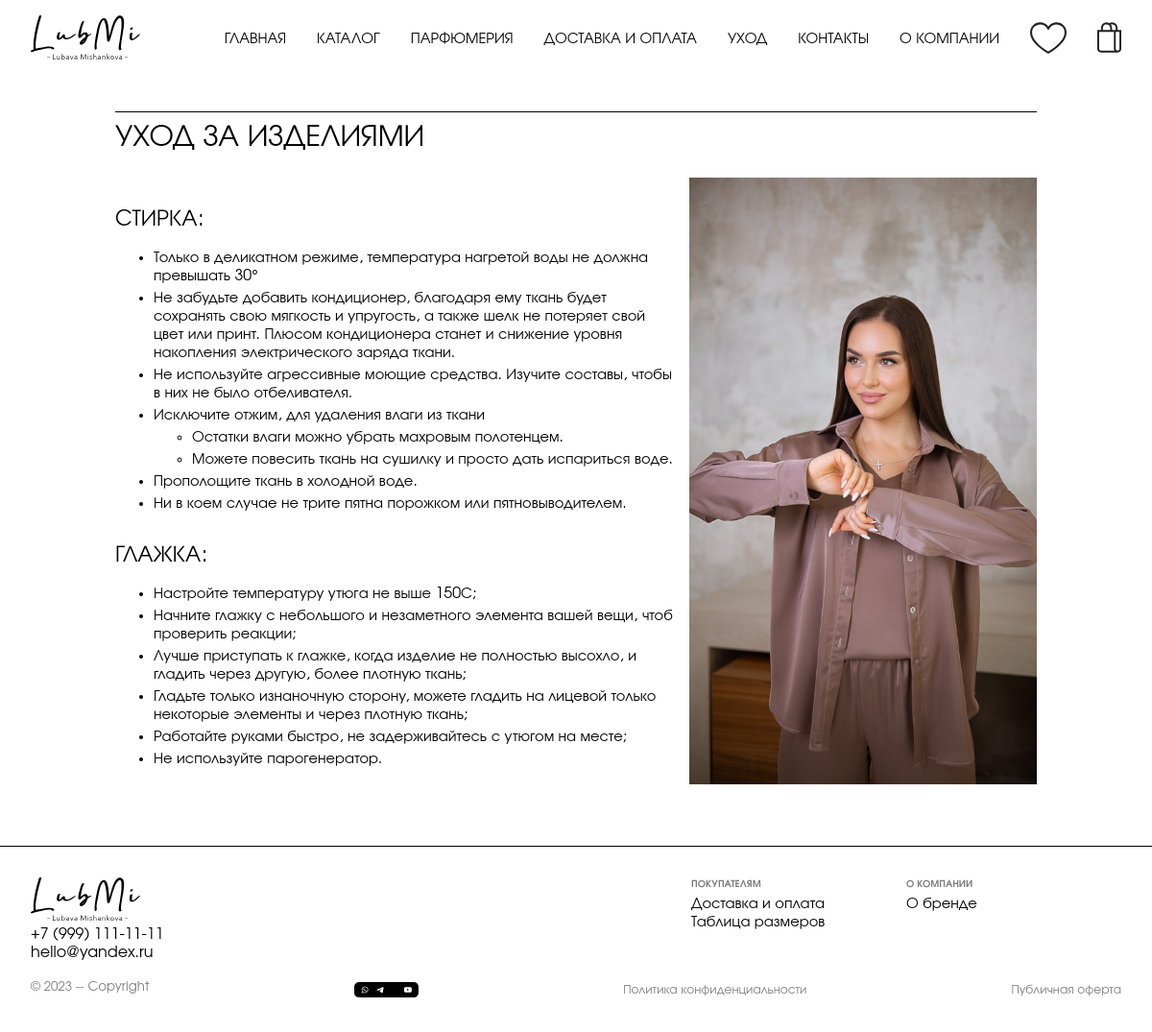
/lms/care/, run on the app's committed database.
### lms/models.py (models this page shows, shortened)
class DbItem(models.Model):
    created_at = models.DateTimeField(auto_now_add=True)
    updated_at = models.DateTimeField(auto_now=True)
    class Meta:
        abstract: bool = True

class Parameter(DbItem):
    key = models.CharField(primary_key=True, max_length=50)                                     # -- ключ --
    value = models.CharField(max_length=250)                                                    # -- значение --
    in_context = models.BooleanField(default=True)                                              # -- используется в контексте --
    description = models.TextField(null=True, blank=True)                                       # -- описание --
    @staticmethod
    def value_of(key, default=""):
        try:
            return Parameter.objects.get(pk=key).value
        except Parameter.DoesNotExist:
            return default

### lms/views.py (the view)
# urls.py: path('care/', CareView.as_view(), name='care'),
class CareView(View):
    @staticmethod
    def get(request, *_, **__):
        title = Parameter.value_of('title_care', 'Уход')
        return render(request, 'lms/care.html', {
            'page_title': title,
            'page_content': 'care-page',
            'text_00': """#Уход за изделиями""",
            'text_01': """##Стирка:\n\n- Только в деликатном режиме, температура нагретой воды не должна превышать 30°
            \n\n- Не забудьте добавить кондиционер, благодаря ему ткань будет сохранять свою мягкость и упругость, а также шелк
            не потеряет свой цвет или принт. Плюсом кондиционера станет и снижение уровня накопления электрического заряда ткани.
            \n\n- Не используйте агрессивные моющие средства. Изучите составы, чтобы в них не было отбеливателя.\n\n- Исключите отжим,
            для удаления влаги из ткани\n\n    - Остатки влаги можно убрать махровым полотенцем.\n\n    - Можете повесить ткань на сушилку
            и просто дать испариться воде.\n\n- Прополощите ткань в холодной воде.\n\n- Ни в коем случае не трите пятна порожком или
            пятновыводителем.\n\n##Глажка:\n\n- Настройте температуру утюга не выше 150С;\n\n- Начните глажку с небольшого и незаметного
            элемента вашей вещи, чтоб проверить реакции;\n\n- Лучше приступать к глажке, когда изделие не полностью высохло, и гладить через
            другую, более плотную ткань;\n\n- Гладьте только изнаночную сторону, можете гладить на лицевой только некоторые элементы и
            через плотную ткань; \n\n- Работайте руками быстро, не задерживайтесь с утюгом на месте;\n\n- Не используйте парогенератор."""})

### lms/processors/processors.py (called while the page is built)
def parameters_processor(_):  # TODO -- dont forget fixtures for params! --
    return {
        f'param_{p.key}': mark_safe(p.value) for p in Parameter.objects.filter(in_context=True)
    }

### lms/templatetags/custom_tags.py (called while the page is built)
@register.filter(name='markdown')
def markdown_format(text):
    return mark_safe(markdown.markdown(text, extensions=['tables', 'def_list']))

### lms/templates/lms/care.html
{% extends "lms/std_page.html" %}
{% load custom_tags %}
{% load thumbnail %}
{% load static %}
{% block page_content %}
{{ text_00 | markdown }}
<div class="grid12 grid12-aab">
<div class="g12-ia">{{ text_01 | markdown }}</div>
{% include "lms/include/picture.html" with classes="g12-ib" pic_file='img/pic-08.jpg' %}
</div>
{% endblock %}

### lms/templates/lms/include/navigation.html
{% load static %}
<nav>
  <a class="logo" href='{% url "lms:index" %}'><img src="{% static 'svg/logo.svg' %}"/></a>
  <a href='{% url "lms:index" %}'>{{param_title_main_page}}</a>
  <a href='{% url "lms:catalogue" %}'>{{param_title_catalogue}}</a>
  <a href='{% url "lms:perfumery" %}'>{{param_title_perfumery}}</a>
  <a href='{% url "lms:delivery" %}'>{{param_title_shipping_and_payment}}</a>
  <a href='{% url "lms:care" %}'>{{param_title_care}}</a>
  <a href='{% url "lms:contacts" %}'>{{param_title_contacts}}</a>
  <a href='{% url "lms:about" %}'>{{param_title_about_company}}</a>
  <a class="picto hand" onclick="right_sidebar.show_favorites();"><img src="{% static 'svg/heart.svg' %}"/></a>
  <a class="picto hand" onclick="right_sidebar.show_scart();"><img src="{% static 'svg/bag.svg' %}"/></a>
</nav>

### lms/templates/lms/include/page-footer.html
{% load static %}
<div class="std-footer">
  <div class="std-footer-item-1">
    <a class="logo" href='{% url "lms:index" %}'><img src="{% static 'svg/logo.svg' %}"/></a>
    <a href='{% url "lms:index" %}'>{{param_value_contact_phone}}</a>
    <a href='{% url "lms:index" %}'>{{param_value_contact_email}}</a>
  </div>
  <div class="std-footer-item-2">
    <h6>{{param_title_for_buyers}}</h6>
    <a href='{% url "lms:delivery" %}'>{{param_title_shipping_and_payment}}</a>
    {% if param_value_size_chart_modal.lower.strip == "yes" %}
    <a onclick="show_size_chart();" class="hand">{{param_title_size_chart}}</a>
    {% else %}
    <a href='{% url "lms:sz_chart" %}'>{{param_title_size_chart}}</a>
    {% endif %}
  </div>
  <div class="std-footer-item-3">
    <h6>{{param_title_about_company}}</h6>
    <a href='{% url "lms:about" %}'>{{param_title_about_the_brand}}</a>
  </div>
  <div class="std-footer-item-4">
    <small>{{param_label_copyright}}</small>
    <img style="height:1em" src="{% static 'svg/footer.svg' %}"/>
    <a href='{{param_value_link_privacy_policy}}'><small>{{param_title_privacy_policy}}</small></a>
    <a href='{{param_value_link_public_offer}}'><small>{{param_title_public_offer}}</small></a>
  </div>
</div>

### lms/static/css/lms.css (style rules this page uses)
:root { --LeadingHeight: 3rem; --FooterHeight: 3rem; --DefPadding: 1em; --DefBottomPadding: 3rem; --Fonts: 'URW Gothic', helvetica, sans-serif; --ZixContent: 10; --ZixLeading: 20; --ZixPanels: 30; --ZixTop: 40; --CatItemWidth: 17rem; --ScartFigWidth: 7rem; --HeartSize: 1.6rem; --Gap: var(--DefPadding); --NarrowPageWidth: 60rem; --HoFSize: 9rem; }
* { outline: 0; -webkit-user-select: none; -khtml-user-select: none; -moz-user-select: none; -ms-user-select: none; user-select: none; }
body, aside, .content, .leading { margin: 0; padding: 0; font-family: var(--Fonts); }
.leading > nav { width: 100%; display: flex; flex-direction: row; align-items: center; justify-content: space-between; }
.leading > nav > a { margin-left: 1rem; margin-right: 1rem; text-decoration: none; text-transform: uppercase; color: black; }
.leading > nav > a.logo { margin-right: auto; }
.leading > nav > a > img, a.logo > img { height: calc(var(--LeadingHeight) * 0.95); }
.std-footer { padding: var(--DefPadding); display: grid; grid-template-rows: auto auto; grid-template-columns: auto 7rem 7rem 7rem 7rem; grid-template-areas: "A B B C C" "D D D D D"; }
[class^='std-footer-item'] { display: flex; flex-flow: column; }
[class^='std-footer-item'] > * { text-decoration: none; color: black; }
.std-footer-item-1 { grid-area: A; }
.std-footer-item-2 { grid-area: B; }
.std-footer-item-3 { grid-area: C; }
.std-footer-item-4 { grid-area: D; flex-flow: row; justify-content: space-between; place-items: center; margin-top: 1rem; }
h1 { font-weight:normal; border-top: 1px solid black; padding: 0.5rem 0 0 0; }
h2 { font-weight:normal; margin: 30px 0 0; }
h5, h6, small { opacity: 0.5; margin-block-start: 0.1em; margin-block-end: 0.5em; }
h1, h2, h3, h4, h5, h6 { text-transform: uppercase; }
.grid12 { display: grid; gap: 1rem; grid-template-columns: repeat(12, auto); grid-template-rows: repeat(12, auto); justify-items: stretch; }
.grid12-aab { grid-template-areas: "A A A A A A A A B B B B" "A A A A A A A A B B B B" "A A A A A A A A B B B B" "A A A A A A A A B B B B" "A A A A A A A A B B B B" "A A A A A A A A B B B B" "A A A A A A A A B B B B" "A A A A A A A A B B B B" "A A A A A A A A B B B B" "A A A A A A A A B B B B" "A A A A A A A A B B B B" "A A A A A A A A B B B B"; }
.g12-ia { grid-area: A; }
.hand { cursor: pointer; }
.care-page > * { max-width: var(--NarrowPageWidth); margin-left: auto; margin-right: auto; }
.care-page > *:last-child { margin-bottom: var(--DefBottomPadding); }
.care-page p { margin-top: 0.25rem; margin-bottom: 0; }

### data on the page
Parameter: value "ГЛАВНАЯ"
Parameter: value "КАТАЛОГ"
Parameter: value "ПАРФЮМЕРИЯ"
Parameter: value "ДОСТАВКА И ОПЛАТА", value "Доставка и оплата"
Parameter: value "УХОД"
Parameter: value "КОНТАКТЫ"
Parameter: value "О КОМПАНИИ"
Parameter: value "ПОКУПАТЕЛЯМ"
Parameter: value "Таблица размеров"
Parameter: value "О бренде"
Parameter: value "© 2023 -- Copyright"
Parameter: value "Политика конфиденциальности"
Parameter: value "Публичная оферта"

### other printed values
{{ text_00 | markdown }} "УХОД ЗА ИЗДЕЛИЯМИ"
{{ param_value_contact_phone }} "+7 (999) 111-11-11"
{{ param_value_contact_email }} "hello@yandex.ru"
